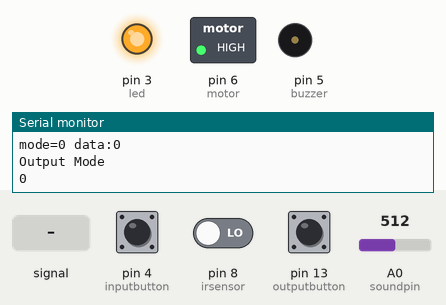
The sketch below on a simulated Arduino Uno, built with avr-gcc and run on an emulated ATmega328P. Shown: switched loads named in the sketch (green lamp = pin HIGH), output pins drawn as LEDs (lit = HIGH), buzzer (waves = sounding, pin HIGH), the last lines printed to the serial monitor. The inputs (shaded band) are chosen by the test bench; at power-on: pin 4 (inputbutton) HIGH, pin 13 (outputbutton) HIGH, pin 8 (irsensor) LOW, A0 (soundpin) = 512.

Above: at 1.2 s.
1.3 s: pin 4 (inputbutton) pulled LOW for 0.15 s
4.4 s: pin 13 (outputbutton) pulled LOW for 0.15 s
At 5.3 s:
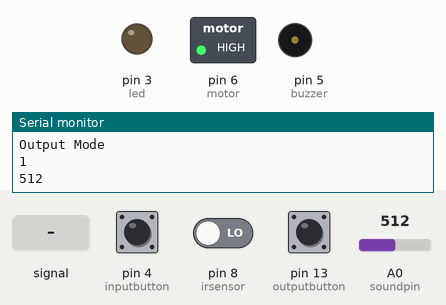
6.0 s: pin 13 (outputbutton) pulled LOW for 1 s
At 8.2 s:
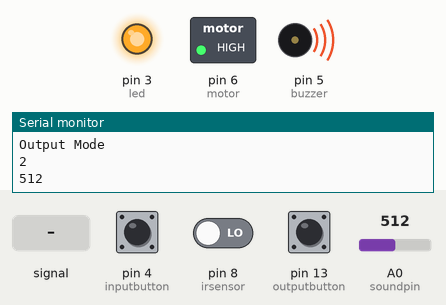
8.5 s: pin 13 (outputbutton) pulled LOW for 0.15 s
At 9.3 s:
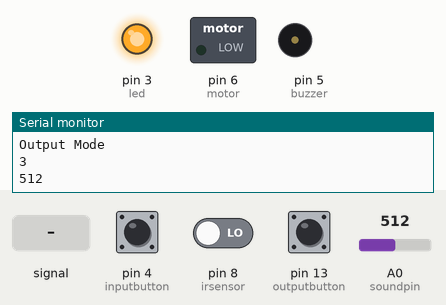
10.3 s: A0 (soundpin) fed a 200 Hz sine of ±460 counts around its level
At 10.95 s:
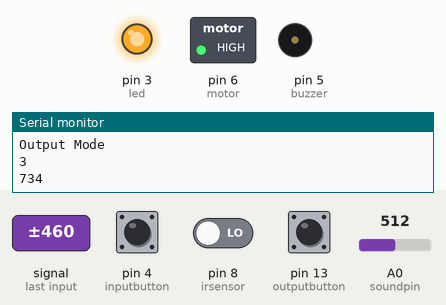
13.3 s: pin 4 (inputbutton) pulled LOW for 1 s
At 16.1 s:
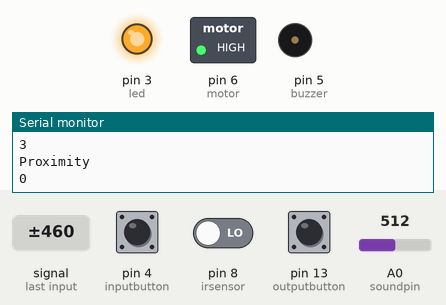
Timing chart, 0 to 17.2 s (numbered marks = the images above; inputs shaded):
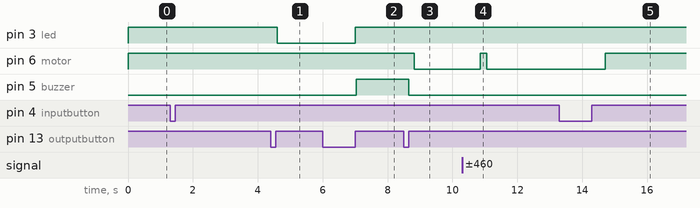

The sketch:

final_code.ino
```cpp
//#include <Servo. h>
//variables
int ledstate = 0; // defines ledstate
int light = 0;
int mode = 0;
int data = 0;
int outputmode = 0;

// outputs
int buzzer = 5;
int led = 3;
int trig = 9;
int motor = 6;

// sensors
int gassensor = A2;
int touchsensor = 2;
int echo = 12;
int ldrpin = A1;
int soundpin = A0;
int watersensor = 7;
int irsensor = 8;
int inputbutton = 4;
int outputbutton = 13;
//Servo myservo;

void setup()
{
  Serial.begin(9600);
  //myservo.attach(6);
  //Serial1.begin(38400);
  pinMode(buzzer, OUTPUT);
  pinMode(led, OUTPUT);
  pinMode(trig, OUTPUT);
  pinMode(motor, OUTPUT);

  pinMode(touchsensor, INPUT);
  pinMode(gassensor, INPUT);
  pinMode(soundpin, INPUT);
  pinMode(ldrpin, INPUT_PULLUP);
  pinMode(inputbutton, INPUT_PULLUP);
  pinMode(watersensor, INPUT);
  pinMode(irsensor, INPUT);
  pinMode(echo, INPUT);
  pinMode(outputbutton, INPUT_PULLUP);
  // put your setup code here, to run once:


  digitalWrite(led, HIGH);
  digitalWrite(buzzer, LOW);
  //myservo.write(0);
  digitalWrite(motor, HIGH);

}
void output();
void loop()
{
  if (mode == 1)
  {
    sound();

  }
  else if (mode == 2)
  {
    ir();
  }

  else if (mode == 3)
  {
    distance();
  }

  else if (mode == 4)
  {
    ldr();
  }

  else if (mode == 5 )
  {
    gas();
  }

  else if (mode == 6 )
  {
    touch();
  }
  else if (mode == 7)
  {
    water();
  }
  for (int i = 0; i < 200; i++)
  {
    modeinputbutton();
    modeoutputbutton();
    delay(1);
  }
  //  Serial.print("mode=");
  //  Serial.println(mode);
  String m = "";
  String d = "";
  m = m + mode;
  d = d + data;

  Serial.println("mode=" + m + " data:" + d );
  // Serial1.println("mode=" + m + " data:" + d );
  Serial.println("Output Mode");
   Serial.println(outputmode);
  output();
  //delay(100);

}


void gas() {
  // read the input on analog pin 0:
  int sensorValue = analogRead(gassensor);
  //Serial.println("sensor value=");
  //Serial.println(sensorValue);
  //Serial1.println(sensorValue);
  data = sensorValue;
}

void touch() {
  // read the input pin:
  for (int i = 0; i < 200; i++)
  {
    if (digitalRead(touchsensor) == 1)
    {
      data = 1;
      break;
    }
    data = 0;
    delay(1);

  }


  Serial.print("touch");
  Serial.println(data);
  //Serial1.println(value);
  //data=value;

}
void distance()
{
 // pinMode(trig, OUTPUT);
  digitalWrite(trig, LOW);
  delayMicroseconds(2);
  digitalWrite(trig, HIGH);
  delayMicroseconds(10);
  digitalWrite(trig, LOW);
  int d = pulseIn(echo, HIGH); //Listen for echo
  d = (d / 58.138); //convert to CM then to inches

  data = d;

}

void ldr()
{
  light = analogRead(ldrpin);
  Serial.println(light);
  data = light;
  // threshold = 500;
  //Serial1.println(light);
}

void water()
{
  data = digitalRead(watersensor);
  Serial.println("Water");
  Serial.println(data);

}
/*void ser()
  {
    int val = map(data, 0, 30, 2, 10 ); // for speed
   //int val=map(data,0,20,180,0); for angle
    for(int i=0;i<180;i++)
    {
    myservo.write(i);
    delay(val);
    }

    for(int i=180;i>0;i--)
    {
    myservo.write(i);
    delay(val);
    }

  }*/
void ir()
{
  data = digitalRead(irsensor);
  Serial.println("Proximity");
  Serial.println(data);

}
void sound()
{
  int sound = analogRead(soundpin);
  Serial.println(sound);
  data=sound;
 // threshold = 100;
}
/*void ser_sound()
  {
    int val = map(data, 100, 500, 10, 2); // for speed
   //int val=map(data,0,20,180,0); for angle
    for(int i=0;i<180;i++)
    {
    myservo.write(i);
    delay(val);
    }

    for(int i=180;i>0;i--)
    {
    myservo.write(i);
    delay(val);
    }

  }
  void ser_gas()
  {
   int  val = map(data, 400, 800, 10, 2); // for speed
   //int val=map(data,0,20,180,0); for angle
    for(int i=0;i<180;i++)
    {
    myservo.write(i);
    delay(val);
    }

    for(int i=180;i>0;i--)
    {
    myservo.write(i);
    delay(val);
    }

  }
void ser_ldr()
  {
    int val = map(data, 650, 1000, 10, 2); // for speed
   //int val=map(data,0,20,180,0); for angle
    for(int i=0;i<180;i++)
    {
    myservo.write(i);
    delay(val);
    }

    for(int i=180;i>0;i--)
    {
    myservo.write(i);
    delay(val);
    }

  }*/


void modeinputbutton() {
  // put your main code here, to run repeatedly:
  if (digitalRead(inputbutton) == LOW)
  {
    mode++;
    while (digitalRead(inputbutton) == LOW);
    delay(10);
  }
  if (mode >= 8)
    mode = 0;
}

void modeoutputbutton() {
  // put your main code here, to run repeatedly:
  if (digitalRead(outputbutton) == LOW)
  {
    outputmode++;
    while (digitalRead(outputbutton) == LOW);
    delay(10);

    digitalWrite(led, HIGH);
    digitalWrite(buzzer, LOW);
   // myservo.write(0);
   digitalWrite(motor, HIGH);

    if(outputmode>=4)
    outputmode = 0;
  }

}

void output()
{
  if (mode == 2 || mode == 7 || mode == 6)
  {
    if (data == 1)
    {
      if (outputmode == 1)
        digitalWrite(led, LOW);

      else if (outputmode == 2)
        digitalWrite(buzzer, HIGH);

      else if (outputmode == 3)
        //ser();
        digitalWrite(motor, LOW);
    }

    else if (data == 0)
    {
      if (outputmode == 1)
        digitalWrite(led, HIGH);

      else if (outputmode == 2)
        digitalWrite(buzzer, LOW);

      else if (outputmode == 3)
        //myservo.write(0); // this code will  off the servo
        digitalWrite(motor, HIGH);
    }

  }

  else if (mode == 5)
  {
    if (data > 400)
    {
      if (outputmode == 1)
      {
        digitalWrite(led, LOW);
      }

      else if (outputmode == 2)
      {
        digitalWrite(buzzer,HIGH);
      }


      else if (outputmode == 3)
      {

        //ser_gas();
        digitalWrite(motor, LOW);
      }
      }

    else
    {
      if (outputmode == 1)
        digitalWrite(led, HIGH);

      else if (outputmode == 2)
        digitalWrite(buzzer,LOW);

      else if (outputmode == 3)
        //myservo.write(0);
        digitalWrite(motor, HIGH);
    }

  }
 else if (mode == 3)
  {
    if (data < 30)
    {
      //data = 30;
    int x = map(data, 0, 30, 200, 1000);
    if (outputmode == 1)
    {
      digitalWrite(led,LOW);
      delay(x);
      digitalWrite(led, HIGH);
      delay(x);
    }

    else if (outputmode == 2)
    {
      digitalWrite(buzzer, HIGH);
      delay(x);
      digitalWrite(buzzer, LOW);
      delay(x);
    }

    else if (outputmode == 3)
    {
      digitalWrite(motor, LOW);
    }
    }
  else
    {
    if (outputmode == 1)
        digitalWrite(led, HIGH);

      else if (outputmode == 2)
        digitalWrite(buzzer,LOW);

      else if (outputmode == 3)
      {
        //myservo.write(0);
        digitalWrite(motor, HIGH);
    }
  }
  }
  else if (mode == 4)
  {
    if (data>400)
    {
    //data=400;
    //int x = map(data, 400, 700, 0, 100);
    if (outputmode == 1)
    {
        digitalWrite(led,LOW);

    }
    else if (outputmode == 2)
    {
      digitalWrite(buzzer, HIGH);
    }

    else if (outputmode == 3)
    {
       //ser_ldr();
       digitalWrite(motor, LOW);
    }
    }
    else
    {
      if (outputmode == 1)
    {
        digitalWrite(led,HIGH);
    }
      else if (outputmode == 2)
      {
        digitalWrite(buzzer,LOW);
      }

      else if (outputmode == 3)
      {
        //myservo.write(0);
        digitalWrite(motor, HIGH);
      }
    }
    }
    else if(mode==1)
    {
        if (data > 100)
    {
      if (outputmode == 1)
      {
        digitalWrite(led, LOW);
      }

      else if (outputmode == 2)
      {
        digitalWrite(buzzer,HIGH);
      }


      else if (outputmode == 3)
      {
        //ser_sound();
        digitalWrite(motor, LOW);
      }
    }
    else
    {
      if (outputmode == 1)
      {
        digitalWrite(led, HIGH);
      }

      else if (outputmode == 2)
      {
        digitalWrite(buzzer, LOW);
      }

      else if (outputmode == 3)
      {
        //myservo.write(0);
        digitalWrite(motor, HIGH);
      }
    }

      }


}
```

Measured:
- after the input at 4.4 s, pin 3 (led): HIGH → LOW after 0.20 s
- after the input at 6.0 s, pin 3 (led), pin 5 (buzzer): LOW → HIGH after 1.0 s
- after the input at 8.5 s, pin 6 (motor): HIGH → LOW after 0.32 s; pin 5 (buzzer): HIGH → LOW after 0.16 s
- after the input at 10.3 s, pin 6 (motor): LOW → HIGH after 0.56 s, → LOW 0.20 s later
- after the input at 13.3 s, pin 6 (motor): goes on until 14.7 s, then stays HIGH
